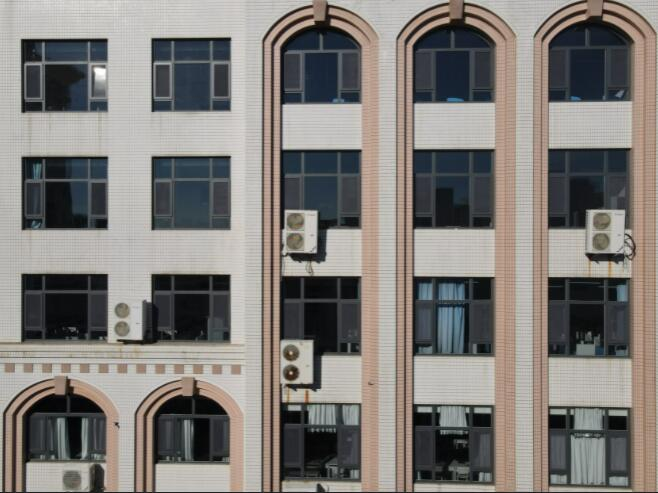
#> input picture demo/test.jpg, 658 x 493 px, found by its file name
$ python 'for window.py'   (older library calls are emulated)
#> lines starting #> are read from the running program, lines starting #| are printed output that depends on the picture; after the words box and inside, x2 and y2 are one past the last pixel; in counts of white or black regions, pixels touching at a corner belong together
import cv2
import numpy

image = cv2.imread("./pictures/test.jpg")
#> image is the input picture: shape (493, 658, 3); mean B, G, R 119.9, 123.8, 127.4
#image = cv2.imread("DJI_0966.JPG")
print(image[0][0])
#| [198 202 203]
BGR = numpy.array([74,73,68])
#需要提取的部分对应的图像BGR值

upper = BGR + 70
#上限200-250，主要是让白色部分多
lower = BGR - 70
#下线可以尝试更高0-10，目的是框出整体
mask = cv2.inRange(image,lower,upper)
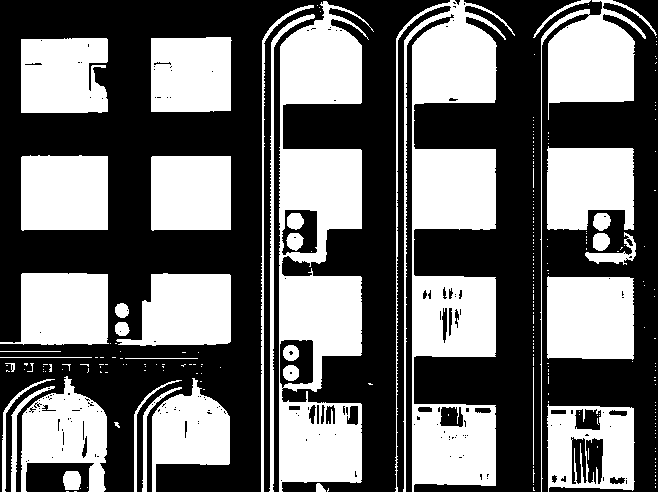
#> mask: shape (493, 658); 42.7% white; 232 white regions (205 under 20 px)

cv2.imshow("Mask",mask)
cv2.imwrite("Mask.jpg",mask)
cv2.waitKey(0)

#(_,contours,hierarchy) = cv2.findContours(mask.copy(),cv2.RETR_EXTERNAL,cv2.CHAIN_APPROX_SIMPLE)
contours , hierarchy = cv2.findContours(mask.copy(),cv2.RETR_TREE,cv2.CHAIN_APPROX_SIMPLE)
#> contours = 437 contours, 374 with area under 20; largest, box (x1, y1, x2, y2) and area: (0, 0, 658, 493) 94076, (547, 276, 634, 360) 6910, (21, 155, 108, 231) 6288, (547, 146, 634, 230) 6153, (0, 273, 109, 345) 6038

print("number of contours: %d" % (len(contours)))
#| number of contours: 437

allBuildingsImage = image.copy()
cv2.drawContours(allBuildingsImage,contours,-1,(0,0,255),2)
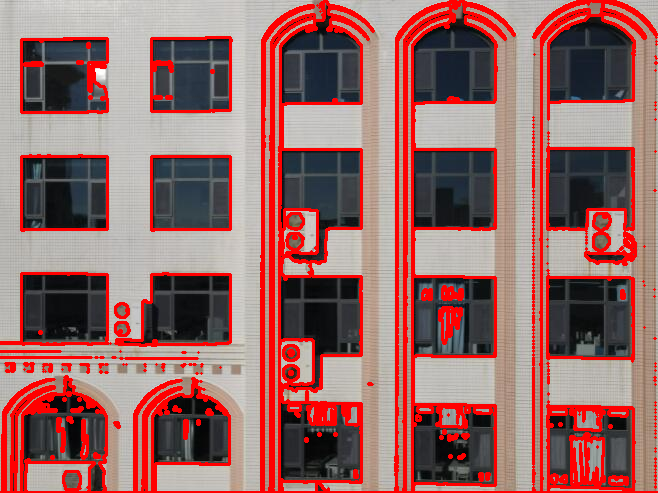
#> allBuildingsImage: shape (493, 658, 3); 16.95% of pixels changed, all inside (x1, y1, x2, y2) = (0, 0, 658, 493)
cv2.imshow("Image of the building",allBuildingsImage)
cv2.waitKey(0)

theonlybuilding = image.copy()
contours = list(contours)
# print(type(contours))
contours.sort(key=len,reverse=True)
cv2.drawContours(theonlybuilding,[contours[0]],-1,(0,0,255),2)
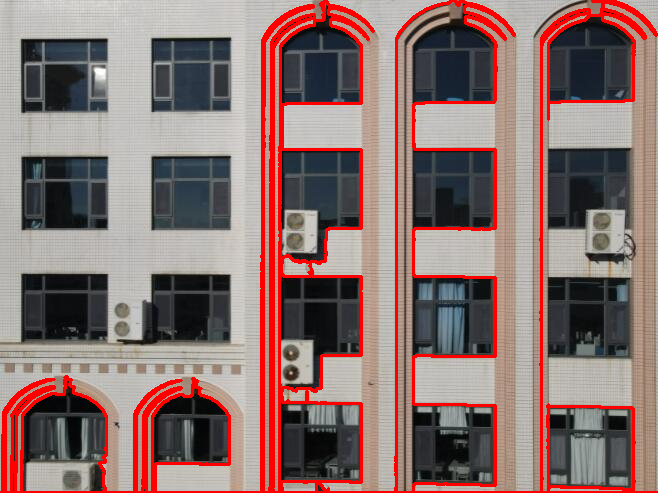
#> theonlybuilding: shape (493, 658, 3); 8.57% of pixels changed, all inside (x1, y1, x2, y2) = (0, 0, 658, 493)

cv2.imshow("the building",theonlybuilding)
cv2.imwrite("the building.jpg",theonlybuilding)
cv2.waitKey(0)

#获取最终方框框取的面积
#ares = cv2.contourArea(theonlybuilding)
#print("{}-blob:{}".format(theonlybuilding,ares),end="  ")

$ run again, with demo/ori-3.JPG copied over demo/test.jpg
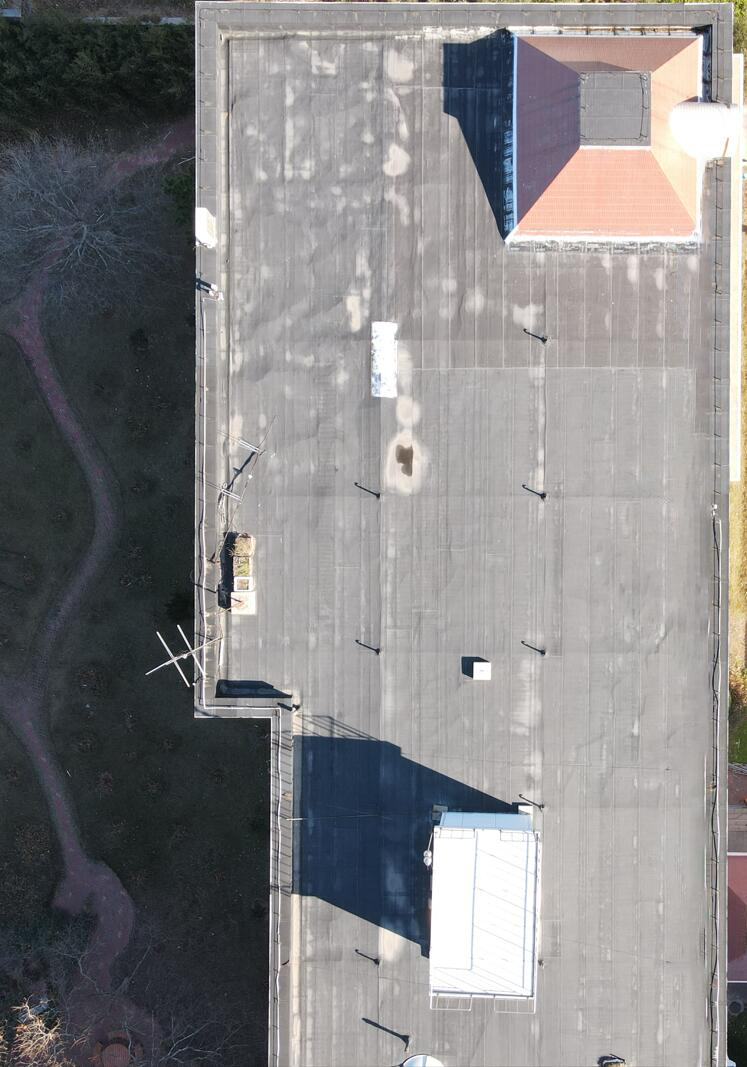
#> input picture demo/ori-3.JPG, 747 x 1067 px, found by its file name
#> image is the input picture: shape (1067, 747, 3); mean B, G, R 132.9, 132.1, 133.1
#| [89 82 67]
#> `mask = cv2.inRange(image,lower,upper)`:
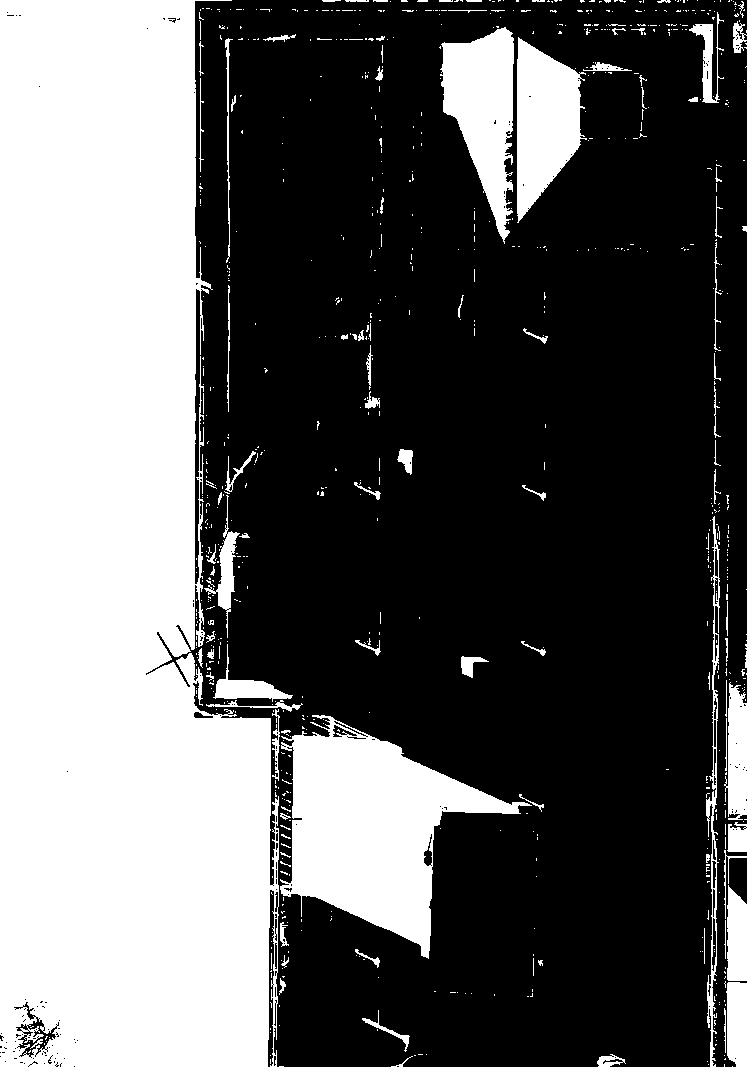
#> mask: shape (1067, 747); 37.7% white; 811 white regions (711 under 20 px)
#> contours = 1094 contours, 1014 with area under 20; largest, box (x1, y1, x2, y2) and area: (0, 0, 279, 1067) 234282, (280, 715, 532, 959) 27152, (440, 27, 514, 244) 8844, (517, 37, 587, 223) 7970, (724, 682, 747, 820) 2181
#| number of contours: 1094
#> allBuildingsImage: shape (1067, 747, 3); 6.68% of pixels changed, all inside (x1, y1, x2, y2) = (0, 0, 747, 1067)
#> `cv2.drawContours(theonlybuilding,[contours[0]],-1,(0,0,255),2)`:
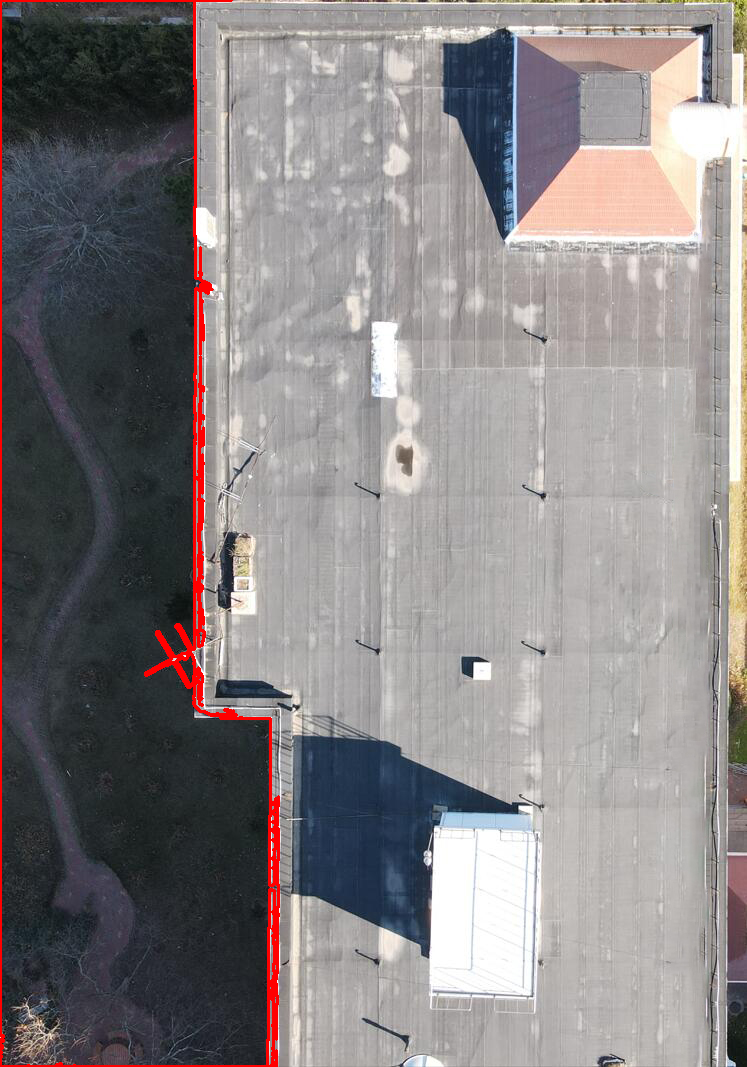
#> theonlybuilding: shape (1067, 747, 3); 1.48% of pixels changed, all inside (x1, y1, x2, y2) = (0, 0, 280, 1067)
